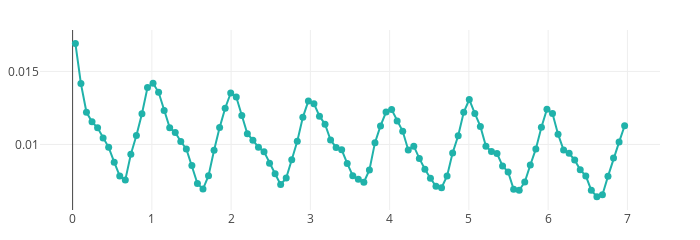

Here is the notebook cell this chart was saved with:
### Code cell
def app_week_usage():
    time_data = df['session_start'].map(lambda x: x%(7*24*3600000)/(24*3600000))
    cn, x = np.histogram(time_data, bins=100)
    
    time_plot = plotly_create_scatter((x[1:] - x[:1]) - (x[1]-x[0])/2, 
                                      cn / sum(cn),
                                      mode='lines+markers')
    plotly_draw_scatter(time_plot, zero_margin=False, height=220, width=700)
    
app_week_usage()
